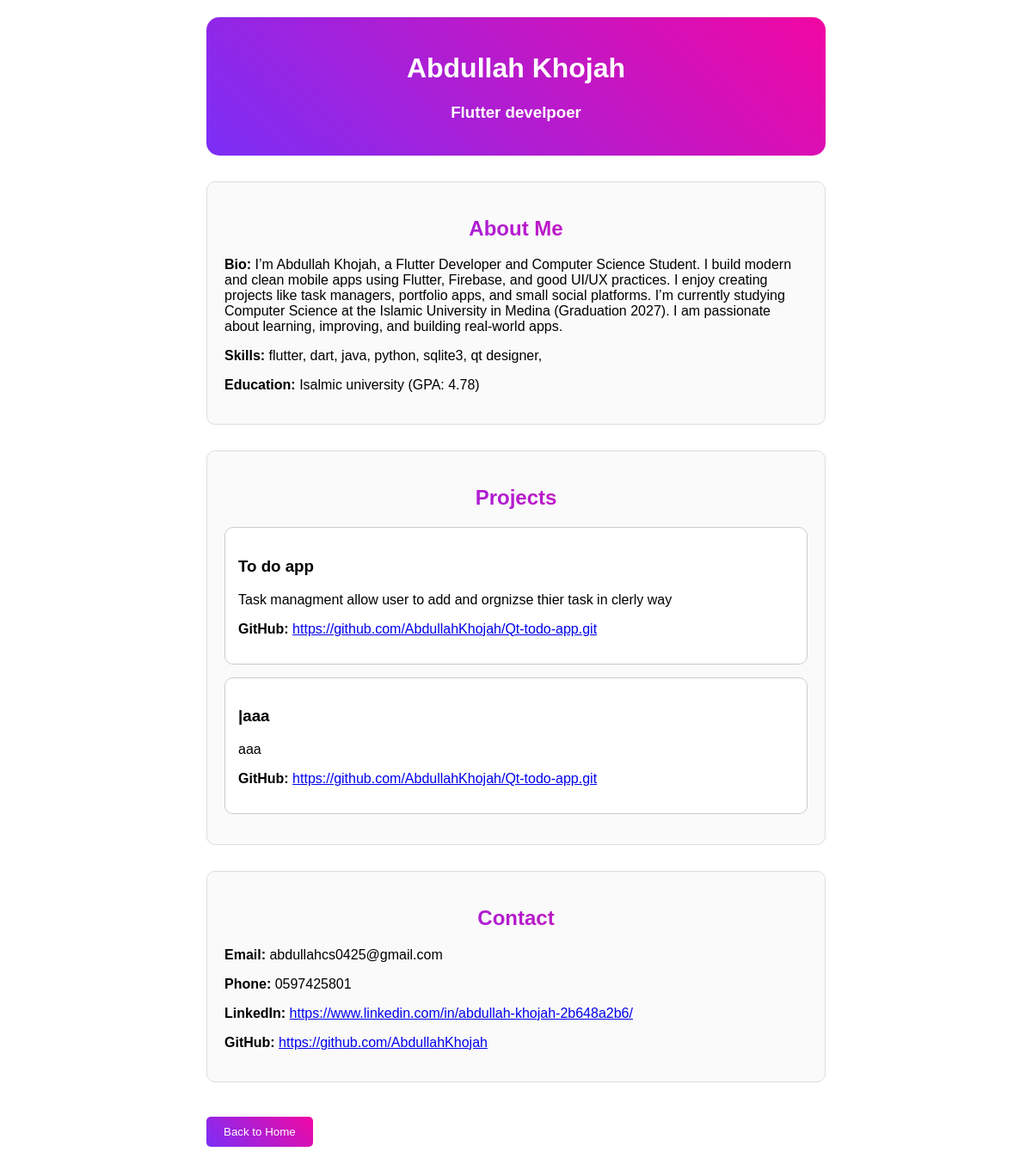
Screenshot of /preview (signed in) with the database file from the repository.
### tables this page shows
CREATE TABLE about_me(
            id INTEGER PRIMARY KEY AUTOINCREMENT,
            user_id INTEGER,
            name TEXT,
            role TEXT,
            bio TEXT,
            skills TEXT,
            education TEXT
        );

CREATE TABLE projects(
            id INTEGER PRIMARY KEY AUTOINCREMENT,
            user_id INTEGER,
            project_name TEXT,
            description TEXT,
            github TEXT
        );

CREATE TABLE contact(
            id INTEGER PRIMARY KEY AUTOINCREMENT,
            user_id INTEGER,
            email TEXT,
            phone TEXT,
            linkedin TEXT,
            github TEXT
        );

### app.py (the view)
@app.route('/preview')
def preview():
    if 'user_id' not in session:
        return redirect('/login')
    user_id = session['user_id']
    conn = get_db()
    cur = conn.cursor()
    cur.execute("SELECT * FROM about_me WHERE user_id=?", (user_id,))
    about = cur.fetchone()
    cur.execute("SELECT * FROM projects WHERE user_id=?", (user_id,))
    projects = cur.fetchall()
    cur.execute("SELECT * FROM contact WHERE user_id=?", (user_id,))
    contact = cur.fetchone()
    return render_template("preview.html", about=about, projects=projects, contact=contact)

### app.py (called while the page is built)
def get_db():
    conn = sqlite3.connect("database.db")
    conn.row_factory = sqlite3.Row
    return conn

### templates/preview.html (shortened to what this page needs)
<!DOCTYPE html>
<html>
<head>
    <link rel="stylesheet" href="/static/styles.css">
</head>
<body>
    <div class="container">
        <div class="header-box">
            <h1>{{ about['name'] }}</h1>
            <h3>{{ about['role'] }}</h3>
        </div>
        <div class="section">
            <h2>About Me</h2>
            <p><strong>Bio:</strong> {{ about['bio'] }}</p>
            <p><strong>Skills:</strong> {{ about['skills'] }}</p>
            <p><strong>Education:</strong> {{ about['education'] }}</p>
        </div>
        <div class="section">
            <h2>Projects</h2>
            {% for p in projects %}
            <div class="project-card">
                <h3>{{ p['project_name'] }}</h3>
                <p>{{ p['description'] }}</p>
                <p><strong>GitHub:</strong> <a href="{{ p['github'] }}" target="_blank">{{ p['github'] }}</a></p>
            </div>
            {% endfor %}
        </div>
<div class="section">
    <h2>Contact</h2>
    <p><strong>Email:</strong> {{ contact['email'] }}</p>
    <p><strong>Phone:</strong> {{ contact['phone'] }}</p>
    <p><strong>LinkedIn:</strong> <a href="{{ contact['linkedin'] }}" target="_blank">{{ contact['linkedin'] }}</a></p>
    <p><strong>GitHub:</strong> <a href="{{ contact['github'] }}" target="_blank">{{ contact['github'] }}</a></p>
</div>
        <a href="/home"><button>Back to Home</button></a>
    </div>
</body>
</html>

### static/styles.css (style rules this page uses)
body { margin: 0; font-family: Arial; background: white; }
.container { width: 60%; margin: auto; padding: 20px; }
button { background: linear-gradient(45deg, #7b2ff7, #f107a3); color: white; padding: 10px 20px; border: none; margin-top: 10px; cursor: pointer; border-radius: 5px; transition: transform 0.2s ease, box-shadow 0.2s ease; }

### templates/preview.html (style rules this page uses)
.header-box { text-align: center; padding: 20px; border-radius: 15px; background: linear-gradient(45deg, #7b2ff7, #f107a3); color: white; margin-bottom: 30px; }
.section { padding: 20px; background: #fafafa; border-radius: 10px; border: 1px solid #ddd; margin-bottom: 30px; }
.project-card { padding: 15px; margin-bottom: 15px; border-radius: 10px; background: white; border: 1px solid #ccc; }
h2 { background: linear-gradient(45deg, #7b2ff7, #f107a3); -webkit-background-clip: text; -webkit-text-fill-color: transparent; }
.section h2 { text-align: center; }

### rows the page displays
about_me: name "Abdullah Khojah", role "Flutter develpoer", bio "I’m Abdullah Khojah, a Flutter Developer and Computer Science Student. I build modern and clean mobile apps using Flutter, Firebase, and good UI/UX practices. I enjoy creating projects like task managers, portfolio apps, and small social platforms. I’m currently studying Computer Science at the Islamic University in Medina (Graduation 2027). I am passionate about learning, improving, and building real-world apps.", skills "flutter, dart, java, python, sqlite3, qt designer,", education "Isalmic university (GPA: 4.78)"
projects: project_name "To do app", description "Task managment allow user to add and orgnizse thier task in clerly way", github "https://github.com/AbdullahKhojah/Qt-todo-app.git"
projects: project_name "|aaa", description "aaa", github "https://github.com/AbdullahKhojah/Qt-todo-app.git"
contact: email "abdullahcs0425@gmail.com", phone "0597425801", linkedin "https://www.linkedin.com/in/abdullah-khojah-2b648a2b6/", github "https://github.com/AbdullahKhojah"
